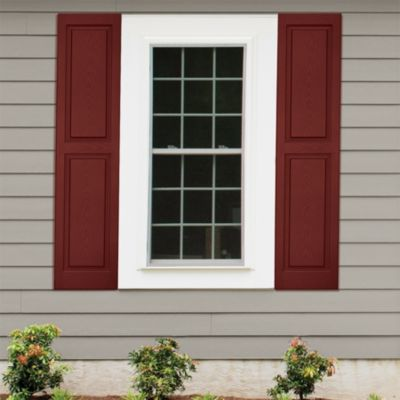
#> input picture window.jpeg, 400 x 400 px
$ jupyter execute --allow-errors tutorial_02.ipynb   (older library calls are emulated)
#> lines starting #> are read from the running program, lines starting #| are printed output that depends on the picture; after the words box and inside, x2 and y2 are one past the last pixel; in counts of white or black regions, pixels touching at a corner belong together
# Tutorial 2

## CSC420 - Winter 2023

## Acknowledgment: Babak Taati
### Edited by: Shayan Shekarforoush

[cell 1]
import numpy as np
import matplotlib.pyplot as plt
from PIL import Image

[cell 2]
import cv2

First and second order derivates of images, namely gradients and laplacian, can be used to detect edges. For the discrete intensity function, we can approximate them using finite differences.

## Image Laplacian

[cell 3]
img = cv2.imread('./window.jpeg') # numpy array
#> img is the input picture: shape (400, 400, 3); mean B, G, R 118, 126.4, 142.9
gray = cv2.cvtColor(img, cv2.COLOR_BGR2GRAY)
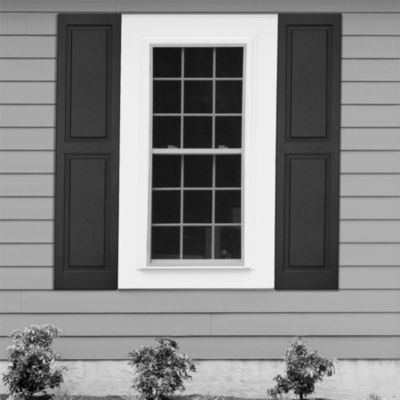
#> gray: shape (400, 400); min 1, max 247, mean 130.3

[cell 4]
laplacian = cv2.Laplacian(gray, cv2.CV_64F)

[cell 5]
fig = plt.figure(figsize=(15,15))
ax1 = fig.add_subplot(121)
ax2 = fig.add_subplot(122)

ax1.imshow(gray,cmap = 'gray')
ax1.title.set_text('Original'), ax1.set_xticks([]), ax1.set_yticks([])
ax2.imshow(laplacian,cmap = 'gray')
ax2.title.set_text('Laplacian'), ax2.set_xticks([]), ax2.set_yticks([]);

## Smooth first ...

[cell 6]
plt.figure(figsize=(7,7))
blur = cv2.GaussianBlur(gray, (5,5), 1)
plt.imshow(blur, cmap = 'gray')
plt.xticks([]), plt.yticks([]);

[cell 7]
laplacian = cv2.Laplacian(blur, cv2.CV_64F)
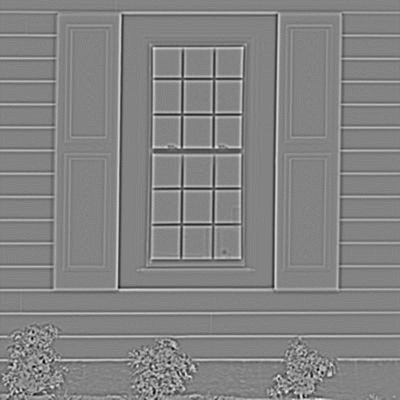
#> laplacian: shape (400, 400) float64; min -59, max 55, mean 0; drawn with min black and max white

[cell 8]
fig = plt.figure(figsize=(15,15))
ax1 = fig.add_subplot(121)
ax2 = fig.add_subplot(122)
ax1.imshow(gray,cmap = 'gray')
ax1.title.set_text('Original'), ax1.set_xticks([]), ax1.set_yticks([])
ax2.imshow(laplacian,cmap = 'gray')
ax2.title.set_text('Laplacian'), ax2.set_xticks([]), ax2.set_yticks([]);

## Laplacian kernel

$$
\frac{\partial^2 f}{\partial x^2} \approx f(x+1) + f(x-1) - 2f(x) \Rightarrow k_x = [1, -2, 1] \\
\frac{\partial^2 f}{\partial y^2} \approx f(y+1) + f(y-1) - 2f(y) \Rightarrow k_y = [1, -2, 1]^T \\
k = k_x + k_y = \begin{bmatrix} 0 & 1 & 0 \\ 1 & -4 & 1 \\ 0 & 1 & 0 \end{bmatrix}
$$

[cell 9]
L = [[0,1,0],[1,-4,1],[0,1,0]]
L = np.asanyarray(L, np.float32)
print(L)

[cell 10]
dst = cv2.filter2D(blur, -1, kernel=L)
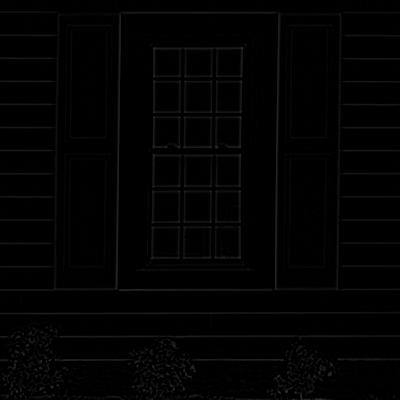
#> dst: shape (400, 400); min 0, max 55, mean 2.3
plt.figure(figsize=(7,7))
plt.imshow(dst, cmap = 'gray')
plt.xticks([]), plt.yticks([]);

## Is it the same?

[cell 11]
print([laplacian.min(), laplacian.max()])
#| [-59.0, 55.0]
print([dst.min(), dst.max()])
#| [0, 55]

#> (a cell that did not finish here is left out)

### Solution:  use ddepth=cv2.CV_64F

[cell 13]
dst = cv2.filter2D(blur, ddepth=cv2.CV_64F, kernel=L)

plt.figure(figsize=(7,7))
plt.imshow(dst, cmap = 'gray')
plt.xticks([]), plt.yticks([]);

[cell 14]
print([laplacian.min(), laplacian.max()])
#| [-59.0, 55.0]
print([dst.min(), dst.max()])
#| [-59.0, 55.0]

[cell 15]
np.allclose(laplacian, dst)
#> Out = True

## Sobel filter

**Image Gradient:**
$$
\frac{\partial f}{\partial x} \approx f(x + 1) - f(x - 1) \Rightarrow k_x = [-1, 0, 1] \\
\frac{\partial f}{\partial y} \approx f(y + 1) - f(y - 1) \Rightarrow k_y = [-1, 0, 1]^T
$$
**Sobel filter:** Computing the gradients with (gaussian) smoothing.
$$
k_x = [1, 2, 1]^T * [-1, 0, 1] = \begin{bmatrix} -1 & 0 & 1 \\ -2 & 0 & 2 \\ -1 & 0 & 1 \end{bmatrix} \\
k_y = [-1, 0, 1]^T * [1, 2, 1] = \begin{bmatrix} -1 & -2 & -1 \\ 0 & 0 & 0 \\ 1 & 2 & 1 \end{bmatrix}
$$
This can be extended to larger kernels.

[cell 16]
sobelx = cv2.Sobel(blur, cv2.CV_64F, 1, 0, ksize=5)
sobely = cv2.Sobel(blur, cv2.CV_64F, 0, 1, ksize=5)

fig = plt.figure(figsize=(15,15))
ax1 = fig.add_subplot(121)
ax2 = fig.add_subplot(122)

ax1.imshow(sobelx, cmap='gray')
ax1.title.set_text('Sobel X'), ax1.set_xticks([]), ax1.set_yticks([])
ax2.imshow(sobely, cmap='gray')
ax2.title.set_text('Sobel Y'), ax2.set_xticks([]), ax2.set_yticks([]);

**The light and dark regions correspond to positive and negativ gradients, respectively.**

**Caveat: If we replace cv2.CV_64F with -1, we miss negative slopes.**

[cell 17]
blended = cv2.addWeighted(src1=sobelx,alpha=0.5,src2=sobely,beta=0.5,gamma=0)
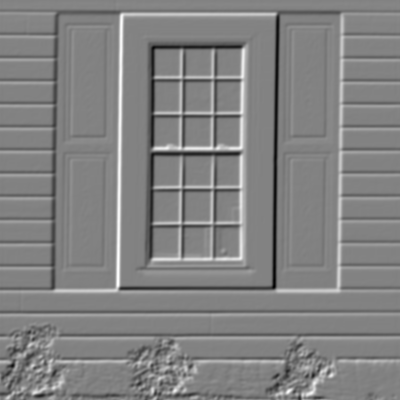
#> blended: shape (400, 400) float64; min -3638, max 3480, mean 0.8; drawn with min black and max white

plt.figure(figsize=(7,7))
plt.imshow(blended, cmap = 'gray');

[cell 18]
# grad_mag = np.sqrt((sobelx**2) + (sobely**2)) # gradient magnitude
# grad_mag = abs(sobelx) + abs(sobely); # gradient first norm
grad_mag = cv2.addWeighted(src1=abs(sobelx), alpha=0.5, src2=abs(sobely), beta=0.5, gamma=0)
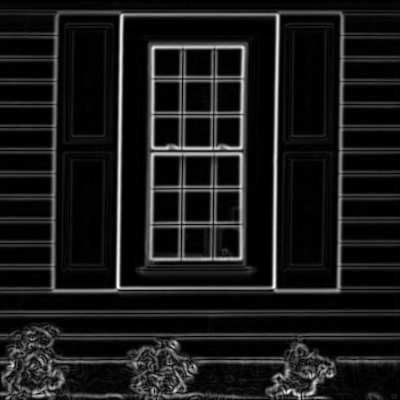
#> grad_mag: shape (400, 400) float64; min 0, max 3641, mean 365.7; drawn with min black and max white

plt.figure(figsize=(7,7))
plt.imshow(grad_mag,cmap='gray')
plt.xticks([]), plt.yticks([]);

[cell 19]
print([sobelx.min(), sobelx.max()])
#| [-6821.0, 6880.0]
print([grad_mag.min(), grad_mag.max()])
#| [0.0, 3641.0]

### Histogram

[cell 20]
hist, bins = np.histogram(grad_mag, 3660, [0,3660])
#> hist = 3660 values, max 7448 at index 0, min 0 at index 2081, mean 43.72; bins = 3661 values from 0 to 3660
plt.figure(figsize=(10,5))
plt.plot(hist)
#> figure, not shown here; curve peaks at x = 0, y = 7448

[cell 21]
plt.figure(figsize=(10,5))
plt.plot(hist)
plt.xlim([0,200])
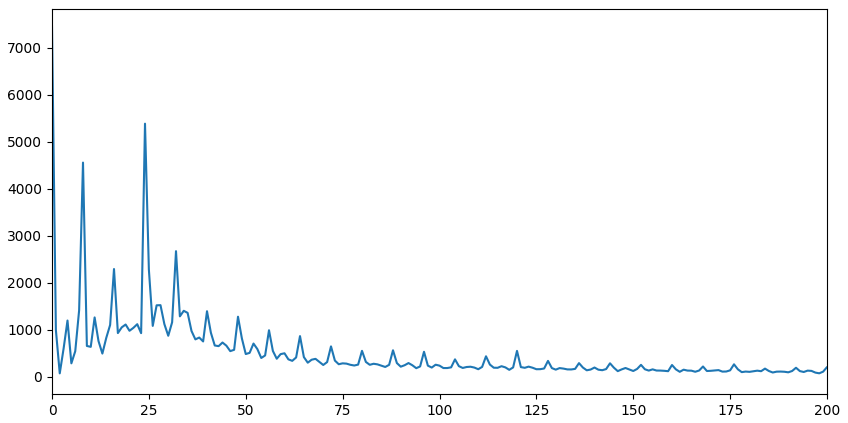
#> figure drawn by matplotlib, 1 panel; curve peaks at x = 0, y = 7448

[cell 22]
th = grad_mag > 1000
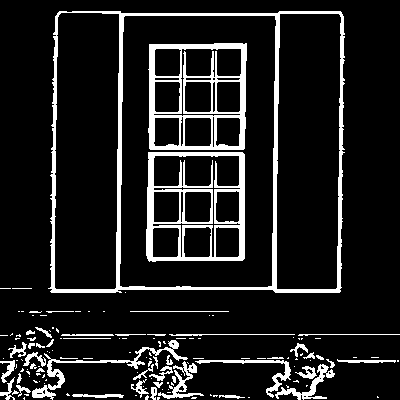
#> th: shape (400, 400) bool; 12% white; 140 white regions (92 under 20 px), largest, box (x1, y1, x2, y2) and area: (48, 11, 345, 293) 6368, (146, 152, 245, 262) 3660, (148, 43, 247, 150) 3634
plt.figure(figsize=(7,7))
plt.imshow(th, cmap='gray')
plt.xticks([]), plt.yticks([]);

### Try different thresholds! Can you find a threshold that gets all the edges, but nothing else?

[cell 23]
ret, th1 = cv2.threshold(grad_mag, 1000, 255, cv2.THRESH_BINARY)
plt.figure(figsize=(7,7))
plt.imshow(th1, cmap='gray')
plt.xticks([]), plt.yticks([]);

## Canny edge detector

[cell 24]
edges = cv2.Canny(gray, threshold1=75, threshold2=100)
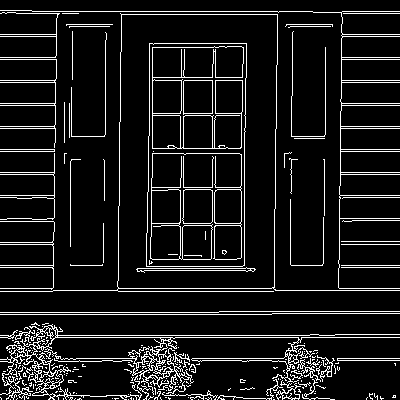
#> edges: shape (400, 400); 9.6% white in thin lines or dots

fig = plt.figure(figsize=(15,15))
ax1 = fig.add_subplot(121)
ax2 = fig.add_subplot(122)

ax1.imshow(gray, cmap = 'gray')
ax1.title.set_text('Original Image'), ax1.set_xticks([]), ax1.set_yticks([])
ax2.imshow(edges,cmap = 'gray')
ax2.title.set_text('Edge Image'), ax2.set_xticks([]), ax2.set_yticks([])

You can find more examples in [Image Processing in OpenCV](https://docs.opencv.org/4.5.2/d2/d96/tutorial_py_table_of_contents_imgproc.html) Tutorials.

# Morphological Transformations

Let's go through the ***Morphological Transformations***  tutorial (under ***Image Processing in OpenCV***)

[cell 25]
img = np.zeros(shape=(480,640),dtype=np.int16)
cv2.putText(img,text='T E S T - O o', org=(100, 100), fontFace=cv2.FONT_HERSHEY_SIMPLEX, fontScale=1, color=(255, 255, 255), thickness=4)
cv2.putText(img,text='0 1 2 3 4 ', org=(150, 200), fontFace=cv2.FONT_HERSHEY_COMPLEX, fontScale=2, color=(255, 255, 255), thickness=4)
cv2.putText(img,text='5 6 7 8 9', org=(150, 300), fontFace=cv2.FONT_HERSHEY_COMPLEX, fontScale=2, color=(255, 255, 255), thickness=4)
ret, img = cv2.threshold(img, 120, 255, cv2.THRESH_BINARY)
plt.figure(figsize=(7,7))
plt.imshow(img, cmap='gray')

### Erosion

[cell 26]
kernel = np.ones((3,3), np.uint8)
erosion = cv2.erode(img, kernel, iterations=1)
plt.figure(figsize=(7,7))
plt.imshow(erosion, cmap='gray')

[cell 27]
kernel = np.ones((7,7), np.uint8)
dilation = cv2.dilate(img, kernel, iterations=1)
plt.figure(figsize=(7,7))
plt.imshow(dilation, cmap='gray')

**Convolution is a linear operator.**

**Are morphological transformations linear?**

Linear transformations is a mapping from a vector space (***V***) to another vector space (***W***),  **f: V → W**

For any two vectors ***u*** and ***v*** in ***V*** and any scalar *c*

*   ***f(u+v) = f(u) + f(v)***
*   ***f***(*c* ***u***) = *c* ***f(u)***

**Closing = Dilation followed by Erosion**

[cell 28]
dilation = cv2.dilate(img, kernel, iterations=1)
close = cv2.erode(dilation, kernel, iterations=1)
plt.figure(figsize=(7,7))
plt.imshow(close, cmap='gray')

[cell 29]
closing = cv2.morphologyEx(img, cv2.MORPH_CLOSE, kernel)
plt.figure(figsize=(7,7))
plt.imshow(closing, cmap='gray')

**Opening = Erosion followed by Dilation**

[cell 30]
kernel = np.ones((3,3),np.uint8)
opening = cv2.morphologyEx(img, cv2.MORPH_OPEN, kernel)
plt.figure(figsize=(7,7))
plt.imshow(opening, cmap='gray')

## Opening can get rid of 'salt' noise, why?

[cell 31]
# salt noise
noisy_img = img.copy()
R = np.random.rand(img.shape[0], img.shape[1]) > 0.70
noisy_img[R] = 255
plt.figure(figsize=(7,7))
plt.imshow(noisy_img, cmap='gray')
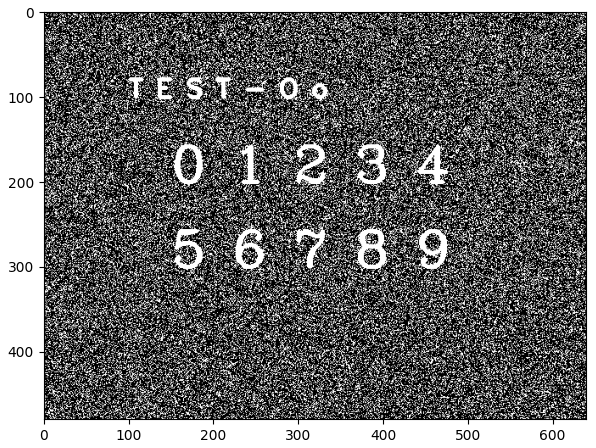
#> figure drawn by matplotlib, 1 panel

[cell 32]
kernel = np.ones((3,3),np.uint8)
opening = cv2.morphologyEx(noisy_img, cv2.MORPH_OPEN, kernel)
plt.figure(figsize=(7,7))
plt.imshow(opening, cmap='gray')

## Closing can get rid of 'pepper' noise, why?

[cell 33]
# pepper noise
noisy_img = img.copy()
R = np.random.rand(img.shape[0], img.shape[1]) > 0.60
noisy_img[R] = 0
plt.figure(figsize=(7,7))
plt.imshow(noisy_img, cmap='gray')

[cell 34]
kernel = np.ones((3,3),np.uint8)
closing = cv2.morphologyEx(noisy_img, cv2.MORPH_CLOSE, kernel)
plt.figure(figsize=(7,7))
plt.imshow(closing, cmap='gray')

**Morphological Gradient = difference between dilation and erosion of an image**

[cell 35]
gradient = cv2.morphologyEx(img, cv2.MORPH_GRADIENT, kernel)
plt.figure(figsize=(7,7))
plt.imshow(gradient, cmap='gray')
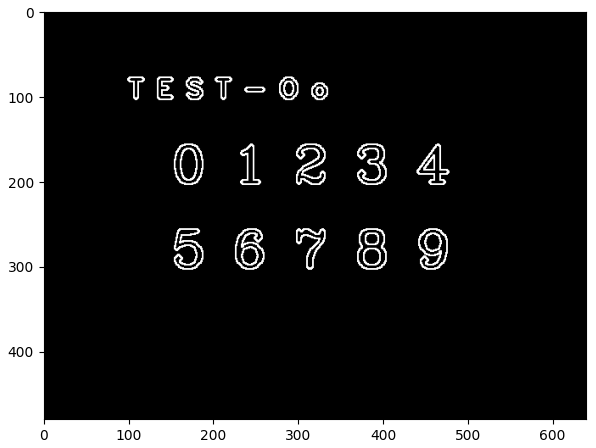
#> figure drawn by matplotlib, 1 panel

**Looks like ~ edge detection! (only for binary images)**

## Kernels of different shapes (elliptical, cross, ...)

[cell 36]
# try kernel shapes that are not square
kernel = cv2.getStructuringElement(cv2.MORPH_ELLIPSE, (5,5))
kernel

[cell 37]
kernel = cv2.getStructuringElement(cv2.MORPH_CROSS, (5,5))
kernel

[cell 38]
opening = cv2.morphologyEx(img, cv2.MORPH_OPEN, kernel)
plt.figure(figsize=(7,7))
plt.imshow(opening, cmap='gray')

$ run again, with prof_pic.jpeg copied over window.jpeg
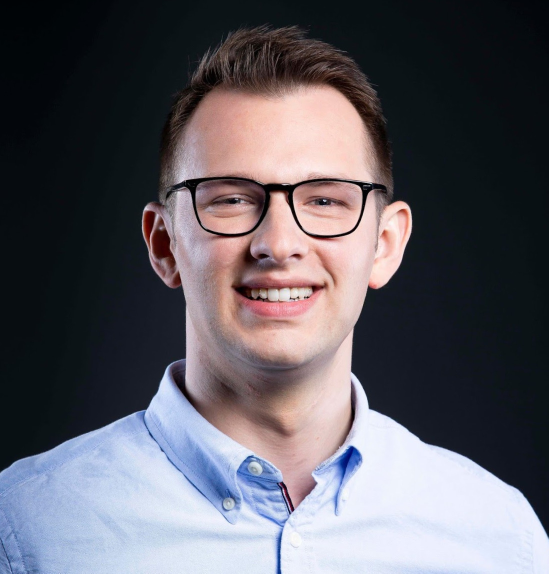
#> input picture prof_pic.jpeg, 1097 x 1147 px (shown at 1/2 size)
#> img is the input picture: shape (1147, 1097, 3); mean B, G, R 100.2, 92.5, 94.9
#| [-84.0, 75.0]
#| [0, 75]
#| [-84.0, 75.0]
#| [-84.0, 75.0]
#> Out = True
#| [-7305.0, 7675.0]
#| [0.0, 5433.0]
#> hist = 3660 values, max 367078 at index 0, min 0 at index 3344, mean 343.2; bins = 3661 values from 0 to 3660
#> `th = grad_mag > 1000`:
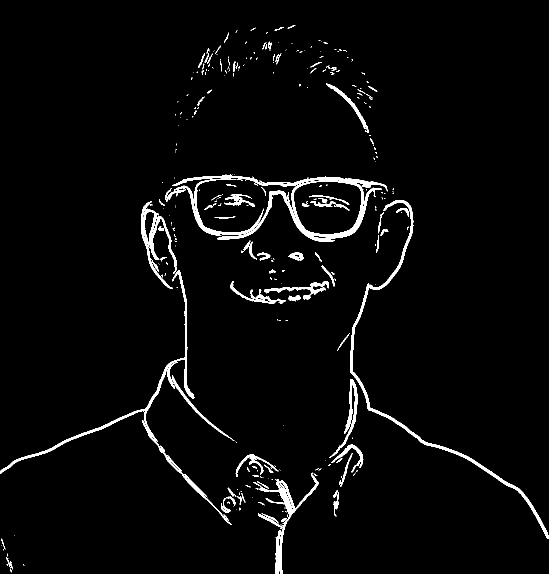
#> th: shape (1147, 1097) bool (shown at 1/2 size); 3% white; 319 white regions (227 under 20 px), largest, box (x1, y1, x2, y2) and area: (345, 349, 775, 484) 8597, (0, 540, 469, 1049) 5899, (700, 400, 1097, 1078) 5352
#> `edges = cv2.Canny(gray, threshold1=75, threshold2=100)`:
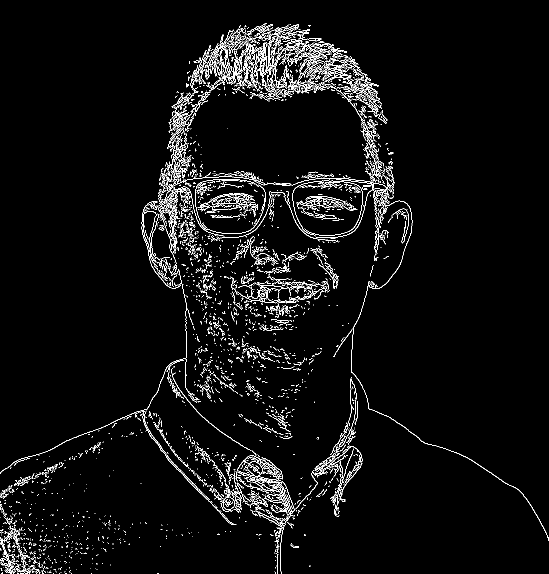
#> edges: shape (1147, 1097) (shown at 1/2 size); 3.8% white in thin lines or dots

$ run again, with prof_pic2.jpeg copied over window.jpeg
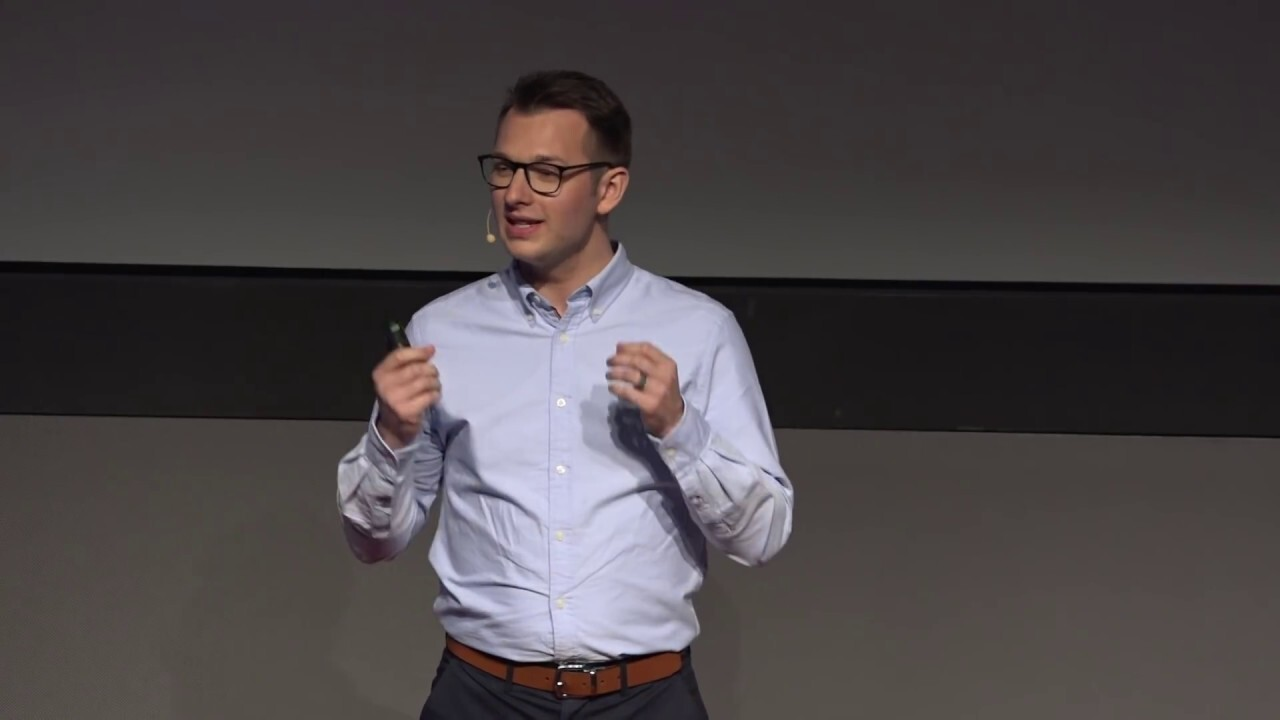
#> input picture prof_pic2.jpeg, 1280 x 720 px
#> img is the input picture: shape (720, 1280, 3); mean B, G, R 71.7, 70, 75.3
#| [-110.0, 52.0]
#| [0, 52]
#| [-110.0, 52.0]
#| [-110.0, 52.0]
#> Out = True
#| [-5091.0, 4700.0]
#| [0.0, 3773.0]
#> hist = 3660 values, max 335620 at index 0, min 0 at index 1985, mean 251.8; bins = 3661 values from 0 to 3660
#> th: shape (720, 1280) bool; 1.8% white; 228 white regions (117 under 20 px), largest, box (x1, y1, x2, y2) and area: (627, 258, 795, 557) 1761, (445, 600, 701, 670) 1673, (0, 260, 493, 273) 871
#> `edges = cv2.Canny(gray, threshold1=75, threshold2=100)`:
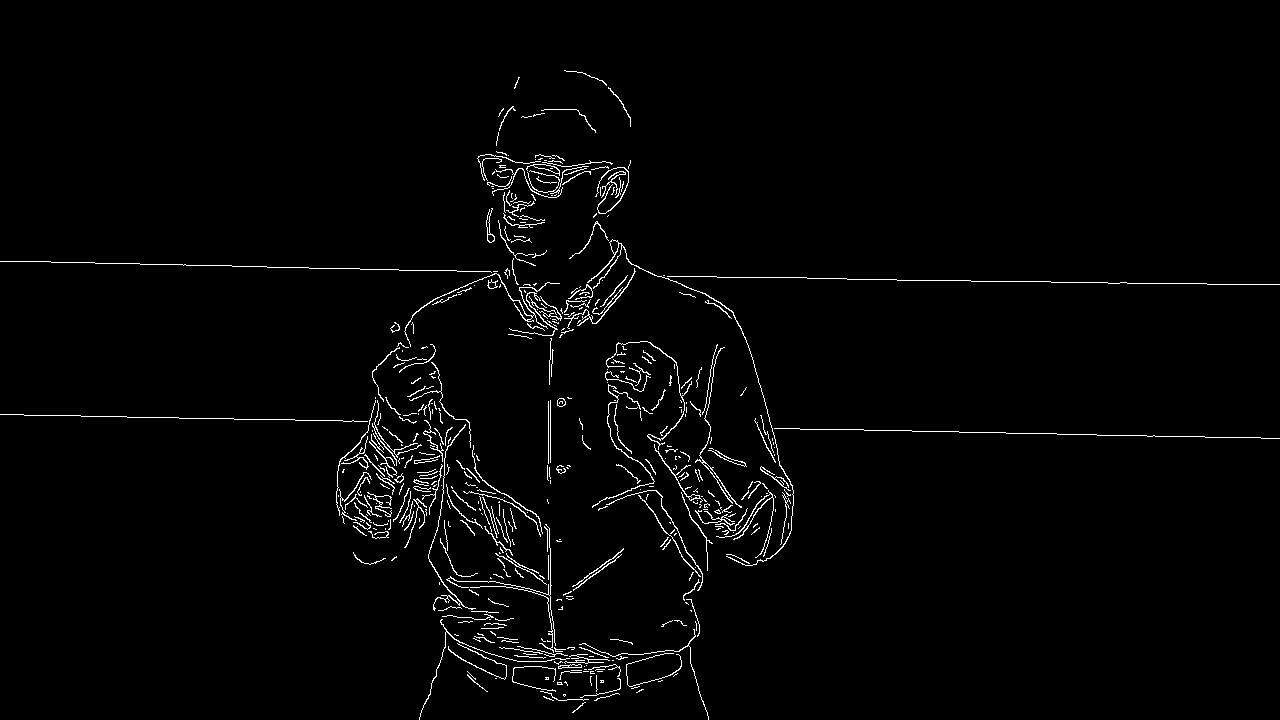
#> edges: shape (720, 1280); 1.9% white in thin lines or dots
